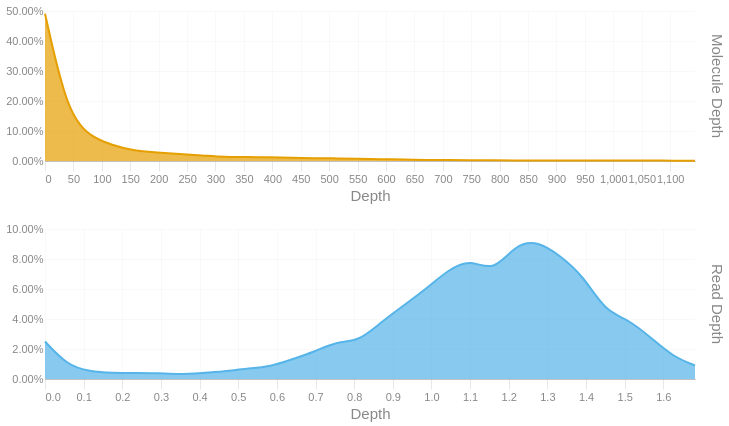

The notebook cell saved with this chart:
### Code cell
readdep = depth_hist(tb['Read Depth'], q99, 3)
readdep = readdep.with_columns(pl.lit('Read Depth').alias('Metric'))
if not SKIPLR:
    moldep = depth_hist(tb['Molecule Depth'], mol_q99, 1)
    moldep = moldep.with_columns(pl.lit('Molecule Depth').alias('Metric'))
    _hist = pl.concat([readdep, moldep])
    _hist = _hist.filter(pl.col('Proportion') != 0)
    with SafeRender(_hist):
        (
            alt.Chart(_hist)        
            .mark_area(interpolate = "basis")
            .encode(
                x=alt.X('Bin:Q').scale(domainMin=0).axis(alt.Axis(title='Depth')),
                y = alt.Y('Proportion:Q', title = None).axis(format = '.2%'),
                color = alt.Color('Metric:N').legend(None),
                row = alt.Row("Metric:N").header(title = None, labelOrient = 'right'),
                tooltip = [
                    alt.Tooltip("Metric:N", title = "Metric"),
                    alt.Tooltip('Interval:N', title = "Depth Interval"),
                    alt.Tooltip('Proportion:Q', title = "% Alignments").format('.2%')
                ]
            )
            .resolve_scale(x='independent', y='independent')
            .properties(
                height = 150, width = 650,
                usermeta={'embedOptions': {'downloadFileName': f'{samplename}.depth.hist'}}
            )
        ).display()
else:
    readdep = readdep.filter(pl.col('Proportion') != 0)
    with SafeRender(readdep):
        (
            alt.Chart(readdep)        
            .mark_area(interpolate = "basis")
            .encode(
                x=alt.X('Bin:Q').scale(domainMin=0).axis(alt.Axis(title='Depth')),
                y = alt.Y('Proportion:Q', title = None).axis(format = '.2%'),
                tooltip = [
                    alt.Tooltip('Interval:N', title = "Depth Interval"),
                    alt.Tooltip('Proportion:Q', title = "% Alignments").format('.2%')
                ]
            )
            .properties(
                usermeta={'embedOptions': {'downloadFileName': f'{samplename}.depth.hist'}}
            )
        ).display()

### Figure 1 — Vega-Lite specification as saved in the notebook (floating-point values rounded to 4 significant figures)
{"width": 650, "height": 150, "config": {"title": {"anchor": "start", "dy": -15, "fontSize": 18, "color": "#888888", "subtitleColor": "#888888", "subtitleFontSize": 14}, "arc": {"fill": "#0072B2"}, "axis": {"domainColor": "#888888", "domainWidth": 0.5, "gridWidth": 0.2, "grid": false, "titleFontWeight": 400, "titleFontSize": 15, "labelFontSize": 11, "labelColor": "#888888", "tickColor": "#888888", "tickWidth": 0.2, "titleColor": "#888888"}, "axisBand": {"grid": false}, "axisX": {"grid": true, "tickSize": 10, "domainCap": "round"}, "axisY": {"domain": false, "grid": true, "tickSize": 0, "domainCap": "round"}, "background": "transparent", "header": {"labelFontSize": 15, "labelColor": "#888888", "titleFontSize": 15, "titleFontWeight": 600, "titleColor": "#888888"}, "legend": {"labelFont": "sans-serif", "labelFontSize": 12, "labelColor": "#888888", "symbolSize": 100, "symbolType": "circle", "titleFontSize": 12, "titlePadding": 10, "titleColor": "#888888", "title": null}, "range": {"category": ["#E69F00", "#56B4E9", "#009E73", "#F0E442", "#0072B2", "#D55E00", "#CC79A7", "#000000"], "diverging": ["#cfe8f3", "#a2d4ec", "#73bfe2", "#46abdb", "#1696d2", "#12719e"]}, "area": {"fill": "#0072B2", "fillOpacity": 0.7, "line": true, "strokeOpacity": 0.7}, "line": {"color": "#0072B2", "stroke": "#0072B2", "strokeWidth": 2}, "trail": {"color": "#0072B2", "stroke": "#0072B2", "strokeWidth": 0, "size": 1}, "point": {"filled": true, "fillOpacity": 1.0, "size": 95}, "text": {"color": "#888888", "fontSize": 11, "align": "right", "fontWeight": 400, "size": 11}, "bar": {"fill": "#0072B2", "stroke": null}, "view": {"stroke": null, "continuousWidth": 660, "continuousHeight": 400}}, "data": {"name": "data-bc758c2a7765e0da1f39ef8fe5adabf0"}, "mark": {"type": "area", "interpolate": "basis"}, "encoding": {"color": {"field": "Metric", "legend": null, "type": "nominal"}, "row": {"field": "Metric", "header": {"title": null, "labelOrient": "right"}, "type": "nominal"}, "tooltip": [{"field": "Metric", "title": "Metric", "type": "nominal"}, {"field": "Interval", "title": "Depth Interval", "type": "nominal"}, {"field": "Proportion", "format": ".2%", "title": "% Alignments", "type": "quantitative"}], "x": {"axis": {"title": "Depth"}, "field": "Bin", "scale": {"domainMin": 0}, "type": "quantitative"}, "y": {"axis": {"format": ".2%"}, "field": "Proportion", "title": null, "type": "quantitative"}}, "resolve": {"scale": {"x": "independent", "y": "independent"}}, "usermeta": {"embedOptions": {"downloadFileName": "S3_Annapolis_035.depth.hist"}}, "$schema": "https://vega.github.io/schema/vega-lite/v6.1.0.json", "datasets": {"data-bc758c2a7765e0da1f39ef8fe5adabf0": [{"Bin": 0.0, "Interval": "0.0-0.058", "Proportion": 0.025, "Metric": "Read Depth"}, {"Bin": 0.058, "Interval": "0.058-0.116", "Proportion": 0.009, "Metric": "Read Depth"}, {"Bin": 0.116, "Interval": "0.116-0.174", "Proportion": 0.005, "Metric": "Read Depth"}, {"Bin": 0.174, "Interval": "0.174-0.232", "Proportion": 0.004, "Metric": "Read Depth"}, {"Bin": 0.232, "Interval": "0.232-0.29", "Proportion": 0.004, "Metric": "Read Depth"}, {"Bin": 0.29, "Interval": "0.29-0.348", "Proportion": 0.004, "Metric": "Read Depth"}, {"Bin": 0.348, "Interval": "0.348-0.406", "Proportion": 0.003, "Metric": "Read Depth"}, {"Bin": 0.406, "Interval": "0.406-0.464", "Proportion": 0.004, "Metric": "Read Depth"}, {"Bin": 0.464, "Interval": "0.464-0.522", "Proportion": 0.005, "Metric": "Read Depth"}, {"Bin": 0.522, "Interval": "0.522-0.58", "Proportion": 0.007, "Metric": "Read Depth"}, {"Bin": 0.58, "Interval": "0.58-0.638", "Proportion": 0.008, "Metric": "Read Depth"}, {"Bin": 0.638, "Interval": "0.638-0.696", "Proportion": 0.013, "Metric": "Read Depth"}, {"Bin": 0.696, "Interval": "0.696-0.754", "Proportion": 0.018, "Metric": "Read Depth"}, {"Bin": 0.754, "Interval": "0.754-0.812", "Proportion": 0.025, "Metric": "Read Depth"}, {"Bin": 0.812, "Interval": "0.812-0.87", "Proportion": 0.025, "Metric": "Read Depth"}, {"Bin": 0.87, "Interval": "0.87-0.928", "Proportion": 0.038, "Metric": "Read Depth"}, {"Bin": 0.928, "Interval": "0.928-0.986", "Proportion": 0.049, "Metric": "Read Depth"}, {"Bin": 0.986, "Interval": "0.986-1.044", "Proportion": 0.06, "Metric": "Read Depth"}, {"Bin": 1.044, "Interval": "1.044-1.102", "Proportion": 0.073, "Metric": "Read Depth"}, {"Bin": 1.102, "Interval": "1.102-1.16", "Proportion": 0.08, "Metric": "Read Depth"}, {"Bin": 1.16, "Interval": "1.16-1.218", "Proportion": 0.071, "Metric": "Read Depth"}, {"Bin": 1.218, "Interval": "1.218-1.276", "Proportion": 0.09, "Metric": "Read Depth"}, {"Bin": 1.276, "Interval": "1.276-1.334", "Proportion": 0.092, "Metric": "Read Depth"}, {"Bin": 1.334, "Interval": "1.334-1.392", "Proportion": 0.082, "Metric": "Read Depth"}, {"Bin": 1.392, "Interval": "1.392-1.45", "Proportion": 0.069, "Metric": "Read Depth"}, {"Bin": 1.45, "Interval": "1.45-1.508", "Proportion": 0.045, "Metric": "Read Depth"}, {"Bin": 1.508, "Interval": "1.508-1.566", "Proportion": 0.04, "Metric": "Read Depth"}, {"Bin": 1.566, "Interval": "1.566-1.624", "Proportion": 0.028, "Metric": "Read Depth"}, {"Bin": 1.624, "Interval": "1.624-1.682", "Proportion": 0.015, "Metric": "Read Depth"}, {"Bin": 1.682, "Interval": "1.682-1.74", "Proportion": 0.009, "Metric": "Read Depth"}, {"Bin": 0.0, "Interval": "0.0-39.4", "Proportion": 0.491, "Metric": "Molecule Depth"}, {"Bin": 39.4, "Interval": "39.4-78.9", "Proportion": 0.16, "Metric": "Molecule Depth"}, {"Bin": 78.9, "Interval": "78.9-118.3", "Proportion": 0.081, "Metric": "Molecule Depth"}, {"Bin": 118.3, "Interval": "118.3-157.8", "Proportion": 0.053, "Metric": "Molecule Depth"}, {"Bin": 157.8, "Interval": "157.8-197.2", "Proportion": 0.033, "Metric": "Molecule Depth"}, {"Bin": 197.2, "Interval": "197.2-236.6", "Proportion": 0.029, "Metric": "Molecule Depth"}, {"Bin": 236.6, "Interval": "236.6-276.1", "Proportion": 0.023, "Metric": "Molecule Depth"}, {"Bin": 276.1, "Interval": "276.1-315.5", "Proportion": 0.019, "Metric": "Molecule Depth"}, {"Bin": 315.5, "Interval": "315.5-354.9", "Proportion": 0.013, "Metric": "Molecule Depth"}, {"Bin": 354.9, "Interval": "354.9-394.4", "Proportion": 0.014, "Metric": "Molecule Depth"}, {"Bin": 394.4, "Interval": "394.4-433.8", "Proportion": 0.012, "Metric": "Molecule Depth"}, {"Bin": 433.8, "Interval": "433.8-473.3", "Proportion": 0.011, "Metric": "Molecule Depth"}, {"Bin": 473.3, "Interval": "473.3-512.7", "Proportion": 0.009, "Metric": "Molecule Depth"}, {"Bin": 512.7, "Interval": "512.7-552.1", "Proportion": 0.009, "Metric": "Molecule Depth"}, {"Bin": 552.1, "Interval": "552.1-591.6", "Proportion": 0.007, "Metric": "Molecule Depth"}, {"Bin": 591.6, "Interval": "591.6-631.0", "Proportion": 0.006, "Metric": "Molecule Depth"}, {"Bin": 631.0, "Interval": "631.0-670.5", "Proportion": 0.005, "Metric": "Molecule Depth"}, {"Bin": 670.5, "Interval": "670.5-709.9", "Proportion": 0.003, "Metric": "Molecule Depth"}, {"Bin": 709.9, "Interval": "709.9-749.3", "Proportion": 0.003, "Metric": "Molecule Depth"}, {"Bin": 749.3, "Interval": "749.3-788.8", "Proportion": 0.003, "Metric": "Molecule Depth"}, {"Bin": 788.8, "Interval": "788.8-828.2", "Proportion": 0.002, "Metric": "Molecule Depth"}, {"Bin": 828.2, "Interval": "828.2-867.6", "Proportion": 0.002, "Metric": "Molecule Depth"}, {"Bin": 867.6, "Interval": "867.6-907.1", "Proportion": 0.002, "Metric": "Molecule Depth"}, {"Bin": 907.1, "Interval": "907.1-946.5", "Proportion": 0.002, "Metric": "Molecule Depth"}, {"Bin": 946.5, "Interval": "946.5-986.0", "Proportion": 0.002, "Metric": "Molecule Depth"}, {"Bin": 986.0, "Interval": "986.0-1025.4", "Proportion": 0.002, "Metric": "Molecule Depth"}, {"Bin": 1025.0, "Interval": "1025.4-1064.8", "Proportion": 0.002, "Metric": "Molecule Depth"}, {"Bin": 1065.0, "Interval": "1064.8-1104.3", "Proportion": 0.002, "Metric": "Molecule Depth"}, {"Bin": 1104.0, "Interval": "1104.3-1143.7", "Proportion": 0.001, "Metric": "Molecule Depth"}, {"Bin": 1144.0, "Interval": "1143.7-1183.15", "Proportion": 0.001, "Metric": "Molecule Depth"}]}}
